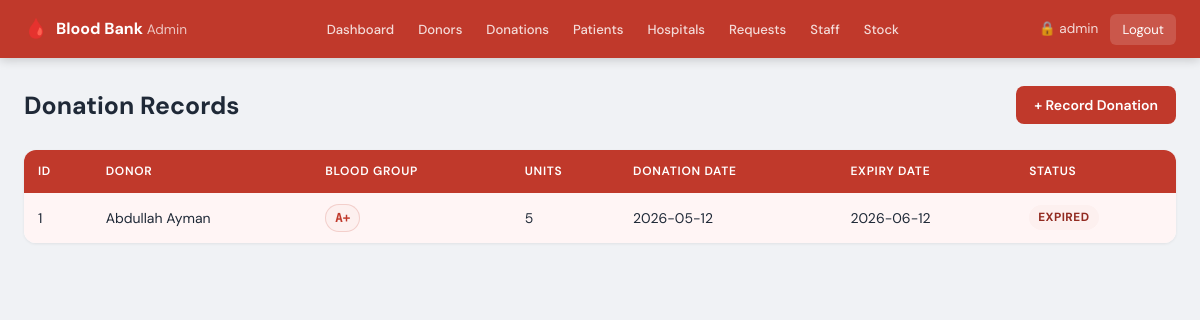
The app's page /admin/view_donations.php (signed in) with its own data.
### tables this page shows
CREATE TABLE IF NOT EXISTS `donation` (
  `Donation_ID`   INT NOT NULL AUTO_INCREMENT,
  `Donor_ID`      INT DEFAULT NULL,
  `Blood_ID`      INT DEFAULT NULL,
  `Units`         INT NOT NULL DEFAULT 1,
  `Donation_Date` DATE DEFAULT NULL,
  `Expiry_Date`   DATE DEFAULT NULL,
  PRIMARY KEY (`Donation_ID`),
  KEY `fk_don_donor` (`Donor_ID`),
  KEY `fk_don_blood`  (`Blood_ID`),
  CONSTRAINT `fk_don_donor` FOREIGN KEY (`Donor_ID`) REFERENCES `donor` (`Donor_ID`) ON DELETE SET NULL,
  CONSTRAINT `fk_don_blood` FOREIGN KEY (`Blood_ID`) REFERENCES `blood` (`Blood_ID`) ON DELETE SET NULL
);

CREATE TABLE IF NOT EXISTS `donor` (
  `Donor_ID`    INT NOT NULL AUTO_INCREMENT,
  `Name`        VARCHAR(100) NOT NULL,
  `Age`         INT DEFAULT NULL,
  `Phone`       VARCHAR(20) DEFAULT NULL,
  `Blood_Group` VARCHAR(3)  DEFAULT NULL,
  `Street`      VARCHAR(255) DEFAULT NULL,
  `City`        VARCHAR(150) DEFAULT NULL,
  `State`       VARCHAR(100) DEFAULT NULL,
  `PIN_Code`    VARCHAR(10)  DEFAULT NULL,
  `Date_Joined` DATE DEFAULT NULL,
  PRIMARY KEY (`Donor_ID`)
);

CREATE TABLE IF NOT EXISTS `blood` (
  `Blood_ID`        INT NOT NULL AUTO_INCREMENT,
  `Blood_Group`     VARCHAR(3) NOT NULL,
  `Units`           INT NOT NULL DEFAULT 1,
  `Collection_Date` DATE DEFAULT NULL,
  `Expiry_Date`     DATE DEFAULT NULL,
  PRIMARY KEY (`Blood_ID`)
);

### admin/view_donations.php (the view, shortened to what this page needs)
<?php
include 'config.php';
$result = mysqli_query($conn,"SELECT d.Donation_ID, dn.Name AS DonorName, dn.Blood_Group AS DonorBG, b.Blood_Group, d.Units, d.Donation_Date, d.Expiry_Date FROM donation d JOIN donor dn ON d.Donor_ID=dn.Donor_ID JOIN blood b ON d.Blood_ID=b.Blood_ID ORDER BY d.Donation_Date DESC");
?>
<!DOCTYPE html><html lang="en"><head><meta charset="UTF-8"><meta name="viewport" content="width=device-width,initial-scale=1.0"><title>Donations</title><link rel="stylesheet" href="style.css"></head><body>
<?php include 'navbar.php'; ?>
<div class="container">
    <div class="page-header"><h1>Donation Records</h1><a href="add_donation.php" class="btn btn-primary">+ Record Donation</a></div>
    <table><thead><tr><th>ID</th><th>Donor</th><th>Blood Group</th><th>Units</th><th>Donation Date</th><th>Expiry Date</th><th>Status</th></tr></thead>
    <tbody>
    <?php $n=0; while($r=mysqli_fetch_assoc($result)): $n++;
        $expired = strtotime($r['Expiry_Date']) < time();
        $soon    = !$expired && strtotime($r['Expiry_Date']) <= strtotime('+7 days');
    ?>
    <tr class="<?php echo $expired?'row-expired':($soon?'row-expiring':''); ?>">
        <td><?php echo $r['Donation_ID']; ?></td>
        <td><?php echo htmlspecialchars($r['DonorName']); ?></td>
        <td><span class="blood-badge"><?php echo $r['Blood_Group']; ?></span></td>
        <td><?php echo $r['Units']; ?></td>
        <td><?php echo $r['Donation_Date']; ?></td>
        <td><?php echo $r['Expiry_Date']; ?></td>
        <td><?php if($expired): ?><span class="stag s-critical">Expired</span><?php elseif($soon): ?><span class="stag s-warn">Expiring Soon</span><?php else: ?><span class="stag s-ok">Valid</span><?php endif; ?></td>
    </tr>
    <?php endwhile; if($n===0): ?><tr><td colspan="7" class="empty">No donations yet.</td></tr><?php endif; ?>
    </tbody></table>
</div></body></html>

### admin/style.css (style rules this page uses)
:root { --red: #c0392b; --red-dark: #922b21; --red-light: #fdf0ef; --green: #1e8449; --green-light:#eafaf1; --orange: #d35400; --orange-light:#fdf2e9; --blue: #1a5276; --blue-light: #eaf0f6; --gray-50: #f8f9fa; --gray-100: #f0f2f5; --gray-200: #e1e4e8; --gray-400: #9ca3af; --gray-600: #4b5563; --gray-800: #1f2937; --white: #ffffff; --shadow-sm: 0 1px 3px rgba(0,0,0,.07); --shadow-md: 0 4px 18px rgba(0,0,0,.10); --radius: 8px; --radius-lg: 12px; }
*,*::before,*::after { box-sizing:border-box;margin:0;padding:0 }
body { font-family:'DM Sans',sans-serif;background:var(--gray-100);color:var(--gray-800);line-height:1.6;min-height:100vh }
a { text-decoration:none;color:inherit }
.container { max-width:1200px;margin:0 auto;padding:28px 24px 52px }
.page-header { display:flex;align-items:flex-start;justify-content:space-between;margin-bottom:24px }
.page-header h1 { font-size:1.55rem;font-weight:700 }
.btn { display:inline-flex;align-items:center;gap:6px;padding:8px 18px;border-radius:var(--radius);font-family:inherit;font-size:.875rem;font-weight:600;cursor:pointer;border:none;transition:filter .15s,transform .1s }
.btn-primary { background:var(--red);color:#fff }
table { width:100%;border-collapse:collapse;background:var(--white);border-radius:var(--radius-lg);overflow:hidden;box-shadow:var(--shadow-sm) }
thead tr { background:var(--red) }
th { padding:12px 14px;color:#fff;font-size:.75rem;font-weight:600;text-transform:uppercase;letter-spacing:.06em;text-align:left }
td { padding:11px 14px;font-size:.875rem;border-bottom:1px solid var(--gray-100);vertical-align:middle }
tbody tr:last-child td { border-bottom:none }
tr.row-expired td { background:#fff5f5 }
.blood-badge { display:inline-block;background:var(--red-light);color:var(--red);font-weight:700;font-size:.78rem;padding:3px 9px;border-radius:20px;font-family:'DM Mono',monospace;border:1px solid rgba(192,57,43,.18) }
.stag { display:inline-block;font-size:.74rem;font-weight:700;padding:3px 9px;border-radius:20px;text-transform:uppercase;letter-spacing:.04em }
.s-critical { background:var(--red-light);color:var(--red-dark) }

### records on screen
donation: Donation_ID "1", Donor_ID.Name "Abdullah Ayman", Blood_ID.Blood_Group "A+", Units "5", Donation_Date "2026-05-12", Expiry_Date "2026-06-12", shows "EXPIRED"

### other values on screen
$_SESSION['admin'] "admin"
